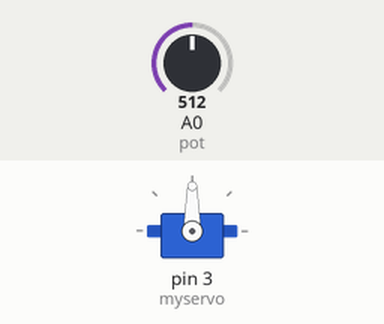
A sketch run on a simulated Arduino Uno, built with avr-gcc and run on an emulated ATmega328P. Shown: servo. The test bench sets the inputs (shaded band); at power-on: A0 (pot) = 512.

Above: at 1.2 s.
1.3 s: A0 (pot) set to 716
At 2.2 s:
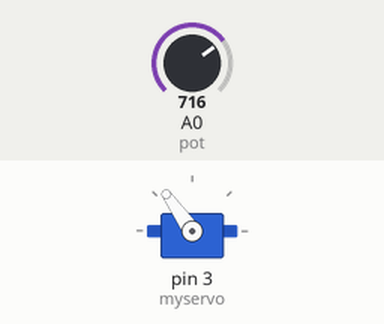
2.8 s: A0 (pot) set to 900
At 3.3 s:
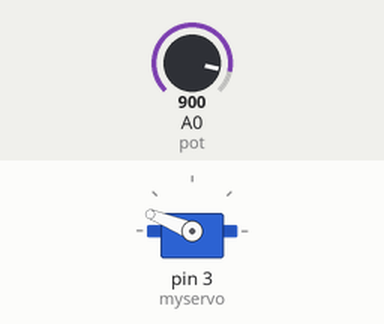
4.3 s: A0 (pot) set to 1023
At 5.5 s:
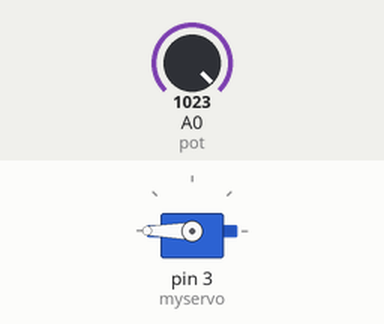
5.8 s: A0 (pot) set to 306
At 6.8 s:
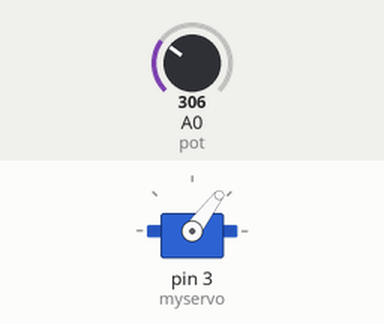
7.3 s: A0 (pot) set to 122
At 7.9 s:
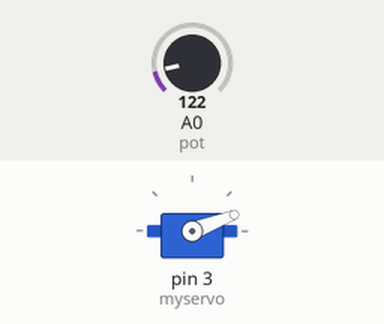
Timing chart, 0 to 9.8 s (numbered marks = the images above; inputs shaded):
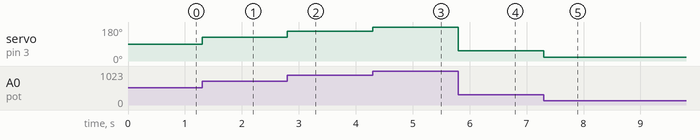

The sketch:

server_motor.ino
```cpp
#include <Servo.h>

Servo myservo;

// void setup() {
//   // put your setup code here, to run once:
//   myservo.attach(3);
// }

// void loop() {
//   // put your main code here, to run repeatedly:
//   myservo.write(0);
//   delay(1000);
//   myservo.write(90);
//   delay(1000);
//   myservo.write(180);
//   delay(1000);
// }

// void setup() {
//   // put your setup code here, to run once:
//   myservo.attach(3);
// }

// void loop() {
//   // put your main code here, to run repeatedly:
//   for (int deg = 0; deg <= 180; deg++) {
//     myservo.write(deg);
//     delay(20);
//   }
//   for (int deg = 180; deg >= 0; deg--) {
//     myservo.write(deg);
//     delay(20);
//   }
// }

int pot = A0;
int value;
int angle;

void setup() {
  // put your setup code here, to run once:
  myservo.attach(3);
  pinMode(pot, INPUT);
}

void loop() {
  // put your main code here, to run repeatedly:
  value = analogRead(pot);
  angle = map(value, 0, 1023, 0, 180);
  myservo.write(angle);

}
```

Measured:
- after the input at 1.3 s, servo on pin 3 (myservo): 90° → 125° at once
- after the input at 2.8 s, servo on pin 3 (myservo): 125° → 158° at once
- after the input at 4.3 s, servo on pin 3 (myservo): 158° → 180° at once
- after the input at 5.8 s, servo on pin 3 (myservo): 180° → 53° at once
- after the input at 7.3 s, servo on pin 3 (myservo): 53° → 21° at once
